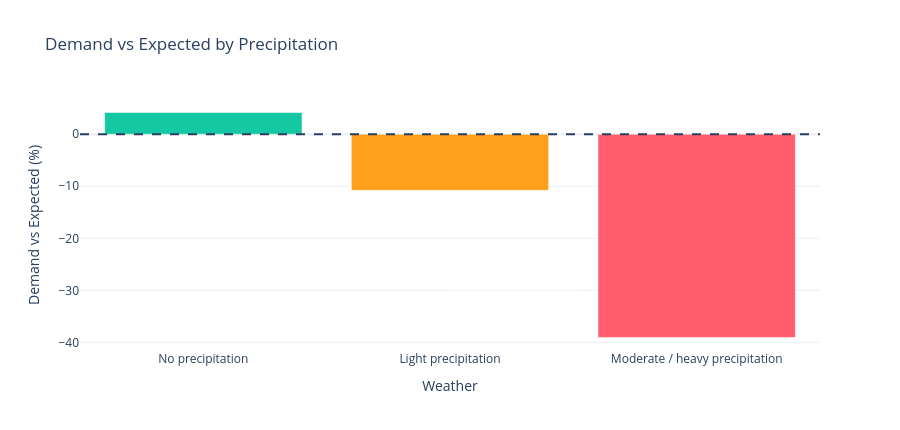

The notebook cell this image was saved under:
### Code cell
precip = con.sql(
    """
    SELECT
        precipitation_category,
        COUNT(*) AS hours,
        AVG(demand_vs_expected_pct) AS avg_vs_expected_pct,
        MEDIAN(demand_vs_expected_pct) AS median_vs_expected_pct
    FROM weather_ride_hourly
    GROUP BY precipitation_category
    """
).pl()

precipitation_order = [
    "No precipitation",
    "Light precipitation",
    "Moderate / heavy precipitation",
]

precip_colors = {
    "No precipitation": "#13C8A3",
    "Light precipitation": "#FF9F1C",
    "Moderate / heavy precipitation": "#FF5D6C",
}

precip_fig = px.bar(
    precip,
    x="precipitation_category",
    y="avg_vs_expected_pct",
    color="precipitation_category",
    category_orders={
        "precipitation_category": precipitation_order,
    },
    color_discrete_map=precip_colors,
    hover_data={
        "hours": True,
        "avg_vs_expected_pct": ":.1f",
    },
    title="Demand vs Expected by Precipitation",
    labels={
        "precipitation_category": "Weather",
        "avg_vs_expected_pct": "Demand vs Expected (%)",
        "hours": "Observed Hours",
    },
)

precip_fig.add_hline(
    y=0,
    line_dash="dash",
)
precip_fig.update_layout(
    template="plotly_white",
    height=430,
    showlegend=False,
)
precip_fig.show()

### Figure 1 — Plotly figure (JSON) as saved in the notebook; plotly's stock layout.template omitted (floating-point values rounded to 4 significant figures)
{"data": [{"customdata": [[578]], "hovertemplate": "Weather=%{x}<br>Demand vs Expected (%)=%{y:.1f}<br>Observed Hours=%{customdata[0]}<extra></extra>", "legendgroup": "No precipitation", "marker": {"color": "#13C8A3", "pattern": {"shape": ""}}, "name": "No precipitation", "orientation": "v", "showlegend": true, "textposition": "auto", "type": "bar", "x": ["No precipitation"], "xaxis": "x", "y": [4.174], "yaxis": "y"}, {"customdata": [[144]], "hovertemplate": "Weather=%{x}<br>Demand vs Expected (%)=%{y:.1f}<br>Observed Hours=%{customdata[0]}<extra></extra>", "legendgroup": "Light precipitation", "marker": {"color": "#FF9F1C", "pattern": {"shape": ""}}, "name": "Light precipitation", "orientation": "v", "showlegend": true, "textposition": "auto", "type": "bar", "x": ["Light precipitation"], "xaxis": "x", "y": [-10.79], "yaxis": "y"}, {"customdata": [[22]], "hovertemplate": "Weather=%{x}<br>Demand vs Expected (%)=%{y:.1f}<br>Observed Hours=%{customdata[0]}<extra></extra>", "legendgroup": "Moderate / heavy precipitation", "marker": {"color": "#FF5D6C", "pattern": {"shape": ""}}, "name": "Moderate / heavy precipitation", "orientation": "v", "showlegend": true, "textposition": "auto", "type": "bar", "x": ["Moderate / heavy precipitation"], "xaxis": "x", "y": [-39.06], "yaxis": "y"}], "layout": {"barmode": "relative", "height": 430, "legend": {"title": {"text": "Weather"}, "tracegroupgap": 0}, "shapes": [{"line": {"dash": "dash"}, "type": "line", "x0": 0, "x1": 1, "xref": "x domain", "y0": 0, "y1": 0, "yref": "y"}], "showlegend": false, "title": {"text": "Demand vs Expected by Precipitation"}, "xaxis": {"anchor": "y", "categoryarray": ["No precipitation", "Light precipitation", "Moderate / heavy precipitation"], "categoryorder": "array", "domain": [0, 1], "title": {"text": "Weather"}}, "yaxis": {"anchor": "x", "domain": [0, 1], "title": {"text": "Demand vs Expected (%)"}}}}
